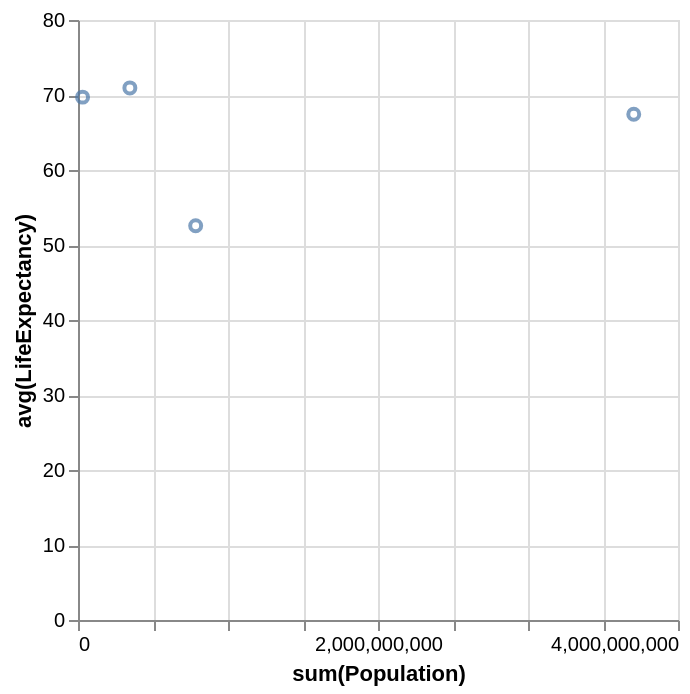

The Vega-Lite source for this figure:
### Vega-Lite specification from a JSON file in a GitHub repository (floating-point values rounded to 4 significant figures)
{"data": {"values": [{"x_data": 784475000, "y_data": 52.57}, {"x_data": 3705025700, "y_data": 67.44}, {"x_data": 30401150, "y_data": 69.72}, {"x_data": 345780000, "y_data": 70.95}]}, "mark": "point", "encoding": {"x": {"field": "x_data", "type": "quantitative", "title": "sum(Population)"}, "y": {"field": "y_data", "type": "quantitative", "title": "avg(LifeExpectancy)"}}}
